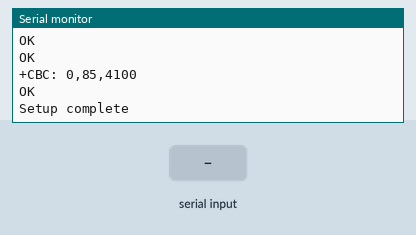
Recording of a sketch running on a simulated Arduino Uno, built with avr-gcc and run on an emulated ATmega328P. Parts: the last lines printed to the serial monitor. The test bench sets the inputs (shaded band). The modem accepts every AT command (registered, SIM ready, sends succeed) and sends nothing else.

Above: at 6.2 s.
6.3 s: "1" received over the second serial link
At 8.0 s:
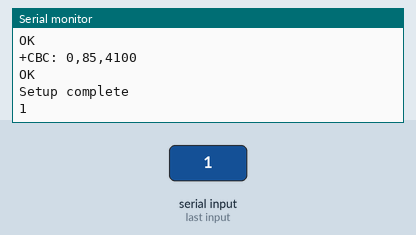
8.5 s: "0" received over the second serial link
At 9.2 s:
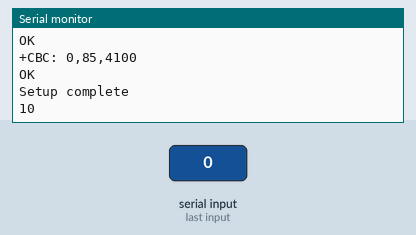

The sketch:

test.ino
```cpp
#include <TinyGPS++.h>
#include <SoftwareSerial.h>

TinyGPSPlus gps;
SoftwareSerial ss(10, 11); // RX= 10, TX=11
SoftwareSerial mySerial(2, 3); // RX= 2, TX=3

void setup()
{
  Serial.begin(9600);
//  ss.begin(9600);
   mySerial.begin(9600);

  Serial.println("Initializing...");
  delay(1000);

  mySerial.println("AT"); //Once the handshake test is successful, it will back to OK
  updateSerial();
  mySerial.println("AT+CSQ"); //Signal quality test, value range is 0-31 , 31 is the best
  updateSerial();
  mySerial.println("AT+CCID"); //Read SIM information to confirm whether the SIM is plugged
  updateSerial();
  mySerial.println("AT+CREG?"); //Check whether it has registered in the network
  updateSerial();
  mySerial.println("ATi"); //Returns the module name and revision
  updateSerial();
  mySerial.println("AT+COPS?"); //Checks which network you are connected to
  updateSerial();
  mySerial.println("AT+COPS=?"); //Returns the list of operators present in the network
  updateSerial();
  mySerial.println("AT+CBC"); //Returns Li-Po battery status. The second number is the battery level (in our case it is 93%)
  //and the third number is the actual voltage in mV
  updateSerial();
  Serial.println(F("Setup complete"));
}

void loop()
{
//  while (ss.available()) {
//    gps.encode(ss.read());
//  }
//  if (gps.location.isUpdated())
//  {
//    Serial.print("Satelite count: ");
//    Serial.println(gps.satellites.value());
//    Serial.print("Latitude: ");
//    Serial.print(gps.location.lat(), 6);
//    Serial.print(", ");
//    Serial.print("Longitude: ");
//    Serial.println(gps.location.lng(), 6);
//    Serial.print("Speed KMPH: ");
//    Serial.println(gps.speed.kmph());
//    Serial.print("Altitude Meters: ");
//    Serial.println(gps.altitude.meters());
//    Serial.println("");
//  }
//  else{
//    Serial.println("No GPS data available");
//  }
  updateSerial();
  delay(1000);
}

void updateSerial()
{
  delay(500);
  while (Serial.available())
  {
    mySerial.write(Serial.read());//Forward what Serial received to Software Serial Port
  }
  while (mySerial.available())
  {
    Serial.write(mySerial.read());//Forward what Software Serial received to Serial Port
  }
}
```

Measured:
- after the input at 6.3 s, the serial monitor: prints a new line after 0.78 s (image 1)
- after the input at 8.5 s, the serial monitor: prints a new line after 0.08 s (image 2)
